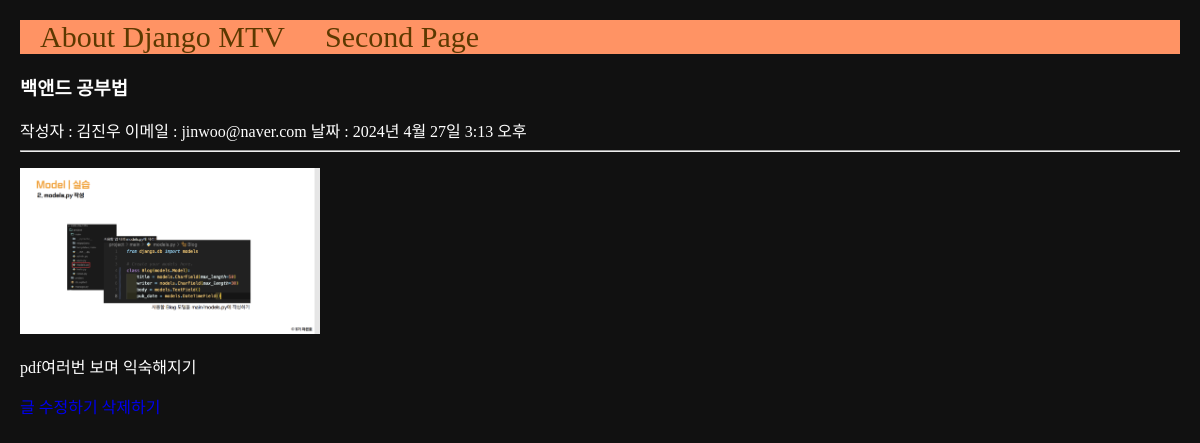
Screenshot of /9 with the database file from the repository.
### main/models.py (models this page shows, shortened)
class Post(models.Model):
    title = models.CharField(max_length=50)
    writer = models.CharField(max_length=30)
    email = models.EmailField()
    body = models.TextField()
    pub_date = models.DateTimeField()
    image = models.ImageField(upload_to="post/", blank=True, null=True)

### main/views.py (the view)
# urls.py: path('<int:id>', views.detail, name="detail"),
def detail(request, id):
    post = get_object_or_404(Post, pk = id)
    return render(request, 'main/detail.html', {'post':post})

### main/templates/main/detail.html
{% extends 'base.html' %}
{% load static %}
{% block content %}
<h3>{{post.title}}</h3>
작성자 : {{post.writer}}
이메일 : {{post.email}}
날짜 : {{post.pub_date}}
<hr/>
{% if post.image %}
    <p><img src="{{ post.image.url }}" alt="사진" width="300px"></p>
{% endif %}
<p>{{post.body}}</p>
<a href="{% url 'main:edit' post.id %}">글 수정하기</a>
<a href="{% url 'main:delete' post.id %}">삭제하기</a>
<br>
{% endblock %}

### project/templates/base.html (style rules this page uses)
a { text-decoration: none; }
.body-container { background-color: #111; color: #fff; margin: 20px; }

### rows the page displays
Post: title "백앤드 공부법", writer "김진우", email "jinwoo@naver.com", pub_date "2024년 4월 27일 3:13 오후", image (picture), body "pdf여러번 보며 익숙해지기"
